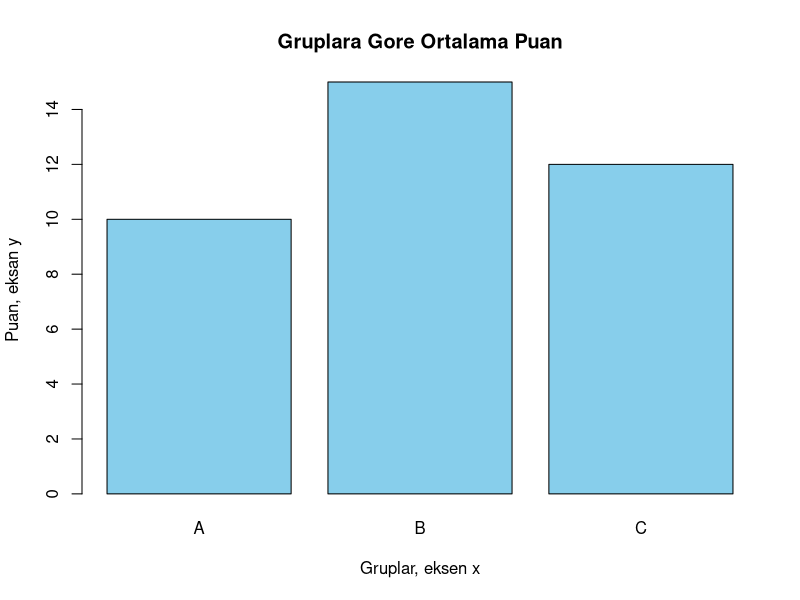
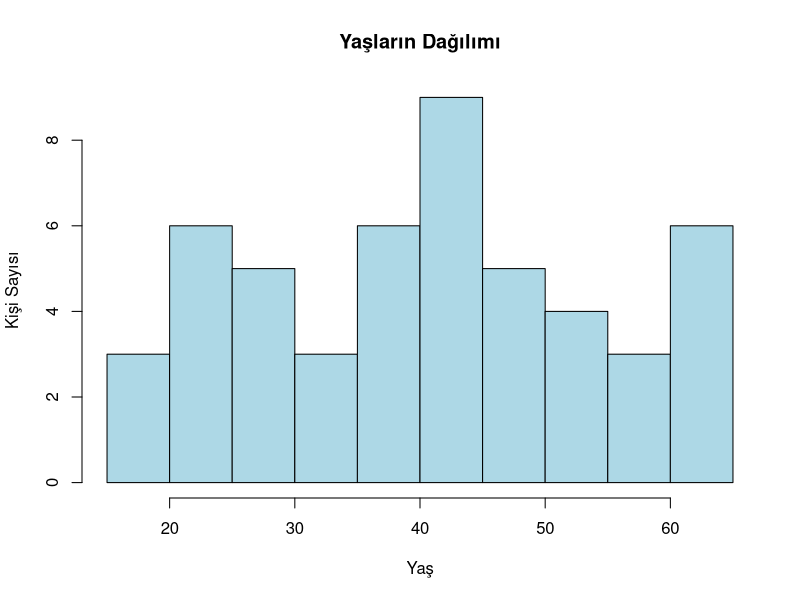
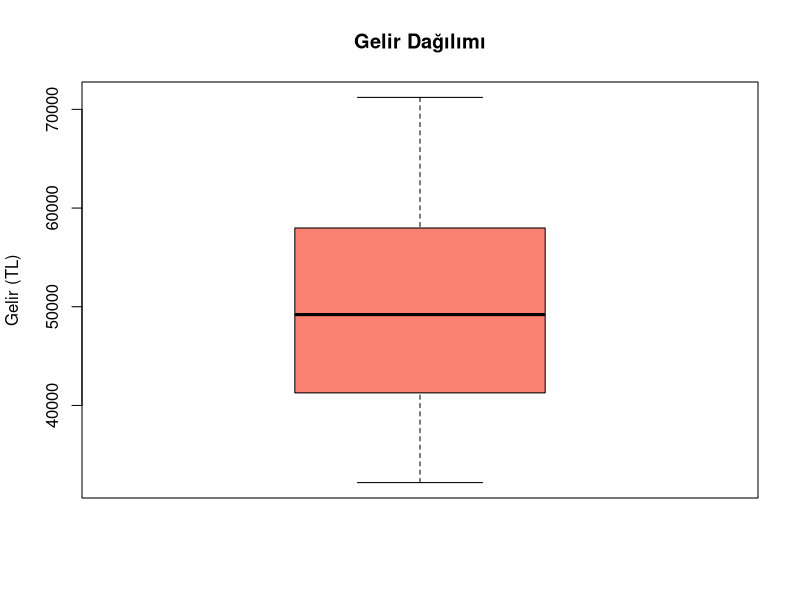
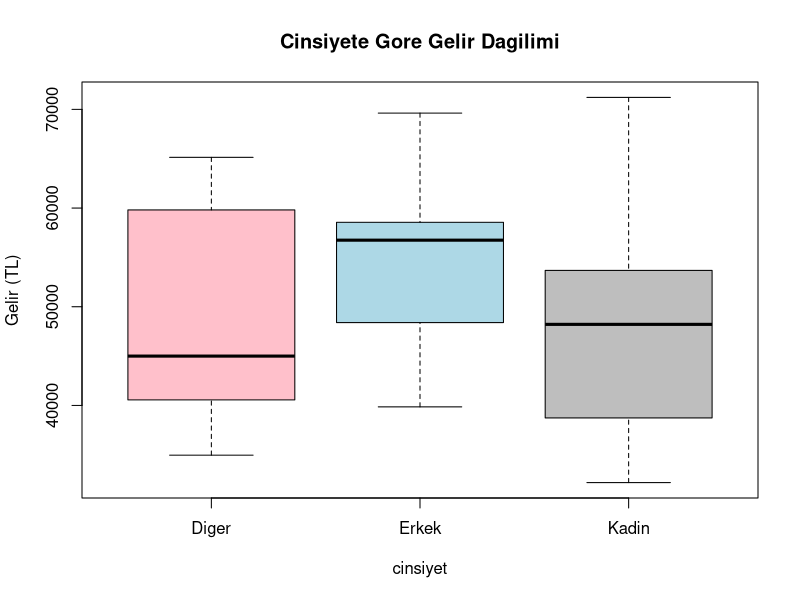
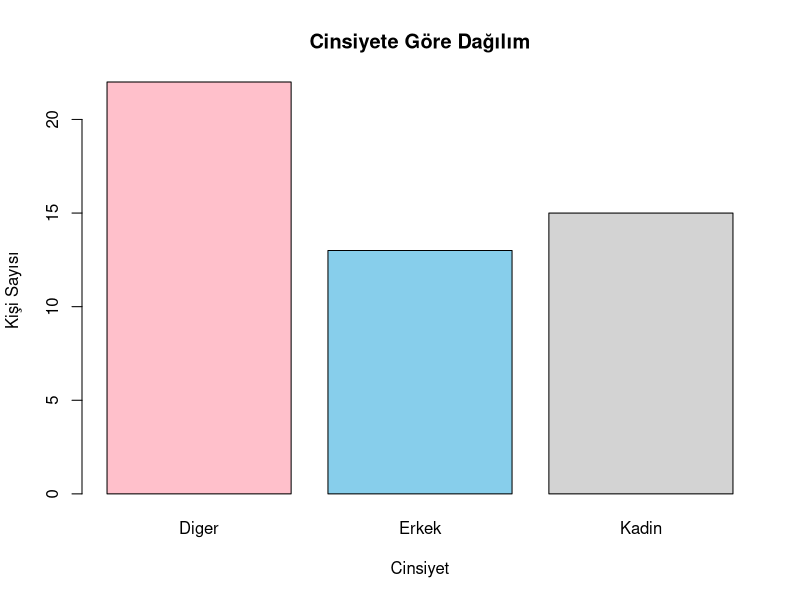
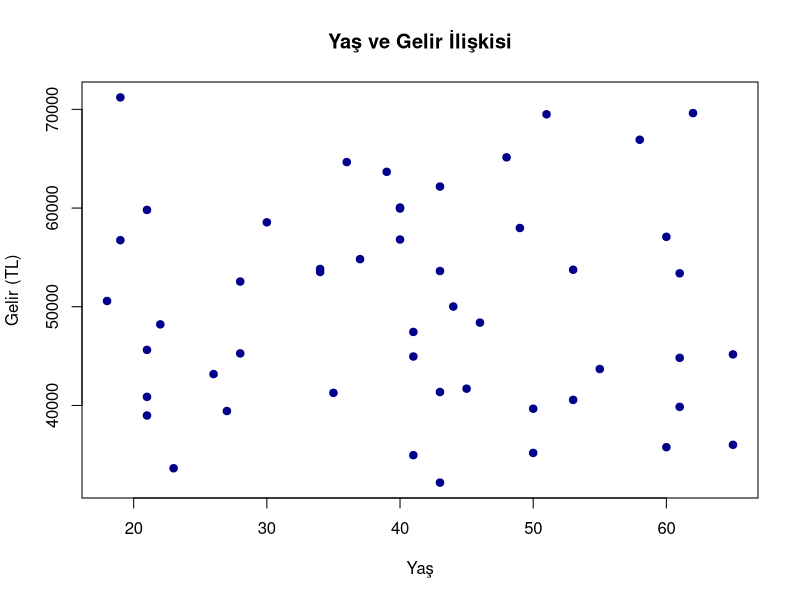
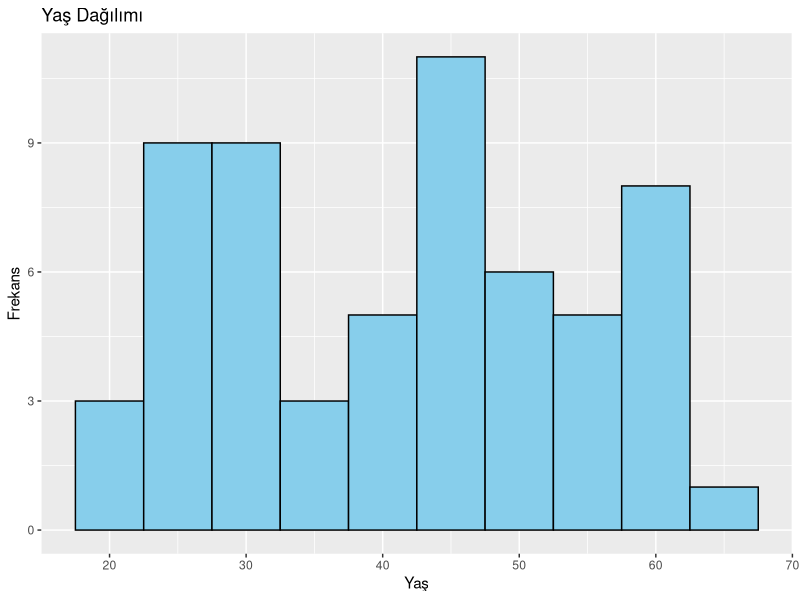
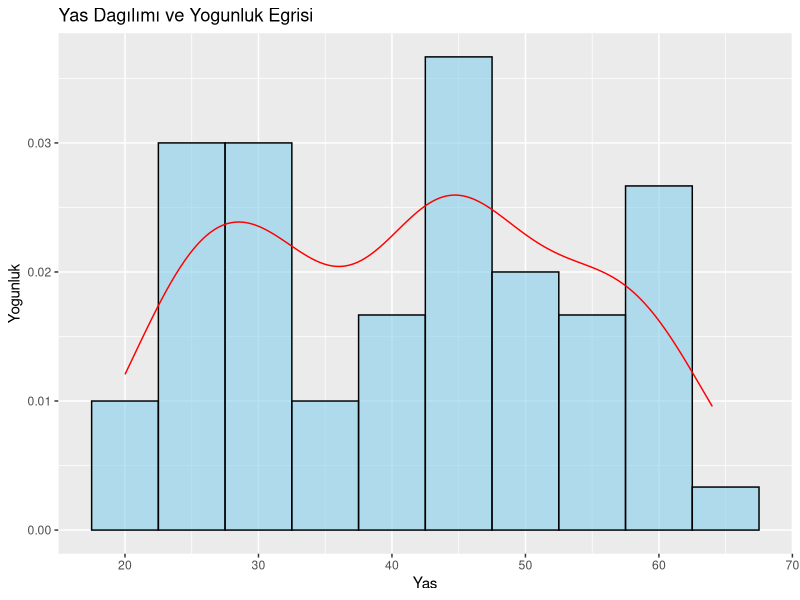

Generate these figures, in order, with R:
## ---- chunk 1
library(knitr)
Sys.setlocale("LC_ALL", "Turkish")

grafik_tablo <- data.frame(

  Grafik_Turu = c("Histogram", "Cubuk Grafik", "Pasta Grafigi", "Kutu Grafigi",

                  "Nokta Grafigi", "Çizgi Grafigi", "Facet (Alt grafik)"),

  Kullanilan_Degiskenler = c("yas veya gelir", 

                              "cinsiyet, sehir, calisiyor", 

                              "cinsiyet, sehir", 

                              "gelir ~ cinsiyet veya gelir ~ sehir", 

                              "yas ve gelir", 

                              "ay (zaman) ve gelir", 

                              "gelir ~ yas, facet_wrap(~ sehir)"),

  Veri_Turu = c("Surekli (sayısal)", 

                "Kesikli / Kategorik", 

                "Kategorik", 

                "Sayisal + Kategorik", 

                "Sürekli (iki sayisal degisken)", 

                "Zaman (kesikli) + Sayisal", 

                "Sayisal + Kategorik (alt grafik icin)"),

  Degisken_Sayisi = c("Tek degiskenli", "Tek degiskenli", "Tek degiskenli", 

                      "İki degiskenli", "İki degiskenli", "İki degiskenli", "Cok degiskenli"),

  Aciklama = c("Surekli bir degisenin dagilimini gosterir",

               "Kategorik degiskenin frekans dagilimi",

               "Gruplarin oransal dagilimi",

               "Gruplara gore dagilim ve aykiri degerler",

               "Degiskenler arasi iliskiyi gosterir",

               "Zamana bagli degisim",

               "Her kategori icin ayri grafikler")

)

kable(grafik_tablo, caption = "Hangi Tur Veri ile Ne Tip Gorsel Kullanilir?")
## ---- chunk 2

x <- c("A", "B", "C")
y <- c(10, 15, 12)

barplot(y, names.arg = x, main = "Gruplara Gore Ortalama Puan", 
        xlab = "Gruplar, eksen x", ylab = "Puan, eksan y", col = "skyblue")
## ---- chunk 3
veri <- read.csv("gelir_calisma.csv")

# veri

head(veri) # veri setinin ilk 5 satırını göstermek için kullanılmıştır. yalnızca veri yazılarak çalıştırılsaydı, R tüm veri setini gösterebilirdi. Burada veri yapısını kısaca görmek amacıyla kullnaılmıştır head fonksiyonu.
## ---- chunk 4
# Yaşların Dağılımı
hist(veri$yas,
     col = "lightblue",
     main = "Yaşların Dağılımı",
     xlab = "Yaş",
     ylab = "Kişi Sayısı")
## ---- chunk 5
boxplot(veri$gelir,
        main = "Gelir Dağılımı",
        ylab = "Gelir (TL)",
        col = "salmon")

## ---- chunk 6
boxplot(gelir ~ cinsiyet,
        data = veri,
        main = "Cinsiyete Gore Gelir Dagilimi",
        ylab = "Gelir (TL)",
        col = c("pink", "lightblue", "gray"))
## ---- chunk 7
table_cinsiyet <- table(veri$cinsiyet) # bu fonksiyon her kategoride kaç gözlem olduğunu saymaktadır.
barplot(table_cinsiyet,
        col = c("pink", "skyblue", "lightgray"),
        main = "Cinsiyete Göre Dağılım",
        xlab = "Cinsiyet",
        ylab = "Kişi Sayısı")


## ---- chunk 8
plot(veri$yas, veri$gelir,
     main = "Yaş ve Gelir İlişkisi",
     xlab = "Yaş",
     ylab = "Gelir (TL)",
     pch = 19,
     col = "darkblue")
## ---- chunk 9
library(ggplot2)   # Grafikler için

data <- read.csv("ggplotverisi.csv")
## ---- chunk 10
ggplot(data, aes(x = yas)) +
  geom_histogram(binwidth = 5, fill = "skyblue", color = "black") +
  labs(title = "Yaş Dağılımı", x = "Yaş", y = "Frekans")
## ---- chunk 11
ggplot(data, aes(x = yas)) +
  geom_histogram(aes(y = ..density..),    # Histogram yogunluk (density) olceginde
                 binwidth = 5,
                 fill = "skyblue",
                 color = "black",
                 alpha = 0.6) +
  geom_density(color = "red", size = 0.5) +  # Yogunluk eğrisi
  labs(title = "Yas Dagılımı ve Yogunluk Egrisi",
       x = "Yas",
       y = "Yogunluk")
## ---- chunk 12
ggplot(data, aes(x = cinsiyet)) +
  geom_bar(fill = "orange") +
  labs(title = "Cinsiyete Göre Dağılım", x = "Cinsiyet", y = "Kişi Sayısı")
## ---- chunk 13
ggplot(data, aes(x = cinsiyet, y = gelir)) +
  geom_boxplot(fill = "lightgreen") +
  labs(title = "Cinsiyete Göre Gelir Dağılımı", x = "Cinsiyet", y = "Gelir")
## ---- chunk 14
ggplot(data, aes(x = yas, y = gelir)) +
  geom_point(alpha = 0.7, color = "purple") +
  labs(title = "Yaş ve Gelir İlişkisi", x = "Yaş", y = "Gelir")
## ---- chunk 15
ggplot(data, aes(x = yas, y = gelir)) +
  geom_point(alpha = 0.7, color = "purple") +    # Noktalar
  geom_smooth(method = "lm", se = TRUE, color = "red") +  # Eğilim çizgisi (linear model)
  labs(title = "Yaş ve Gelir İlişkisi (Eğim Çizgisi ile)",
       x = "Yaş",
       y = "Gelir")
## ---- chunk 16
library(dplyr)

veri_yillik <- data %>%
  group_by(yil) %>%
  summarise(ortalama_gelir = mean(gelir, na.rm = TRUE))

ggplot(veri_yillik, aes(x = yil, y = ortalama_gelir)) +
  geom_line(group = 1, color = "blue", size = 1.2) +
  geom_point(color = "blue", size = 2) +
  scale_x_continuous(breaks = 2020:2025) +  # Yılları tam sayı olarak ayarla
  labs(title = "Yıla Göre Ortalama Gelir", x = "Yıl", y = "Ortalama Gelir (TL)")
## ---- chunk 17
ggplot(data, aes(x = yas)) +
  geom_histogram(binwidth = 5, fill = "lightcoral", color = "black") +
  facet_wrap(~ sehir) +
  labs(title = "Şehirlere Göre Yaş Dağılımı", x = "Yaş", y = "Frekans")
